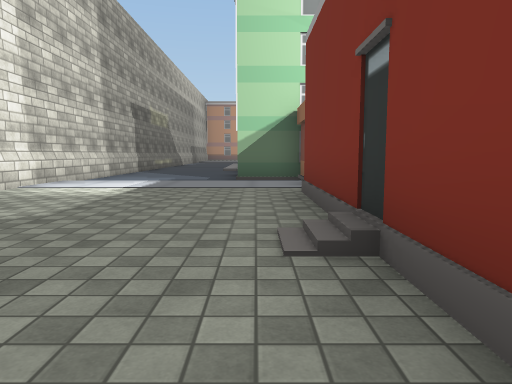
[1] (above)

24 first-person views from a walk through a 3-D level made in the Unity game engine. The camera is 1.2 m above the floor, tilts 6° down and sees 70° across. The floor is counted in squares, 2 m on a side. Each view is taken from the middle of a square. On the plan, view 1 faces up. The plan holds only what a view shows up to about 10 squares ahead; the rest is blank. The place goes on beyond the plan. The player is left out. Some animated figures are not drawn. Some surface patterns are stand-ins.

[2]
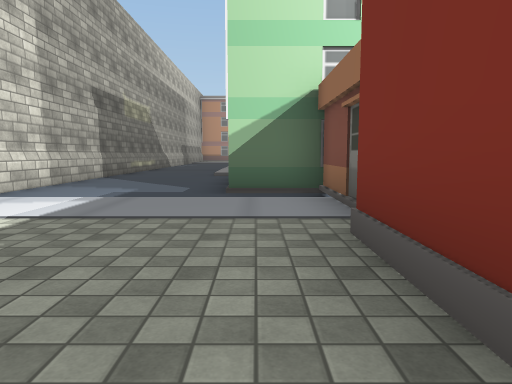

[3]
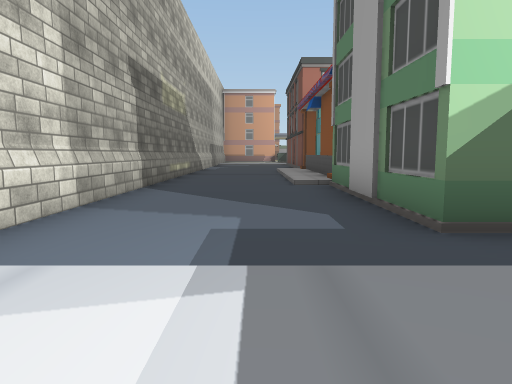

[4]
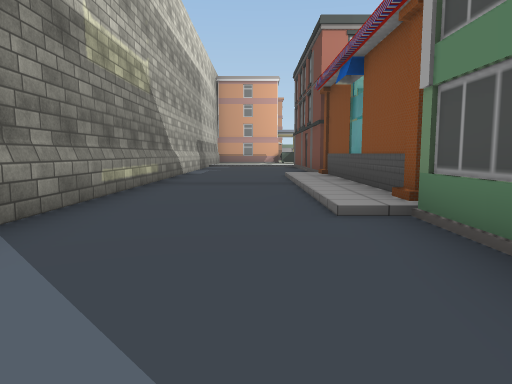

[5]
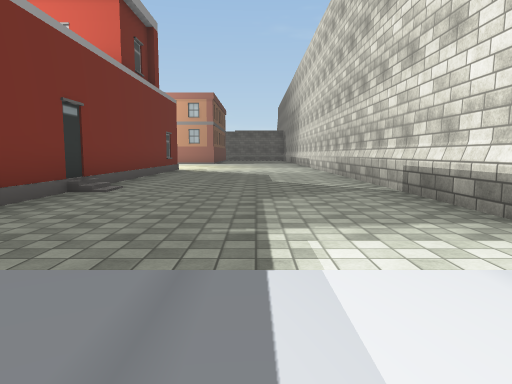

[6]
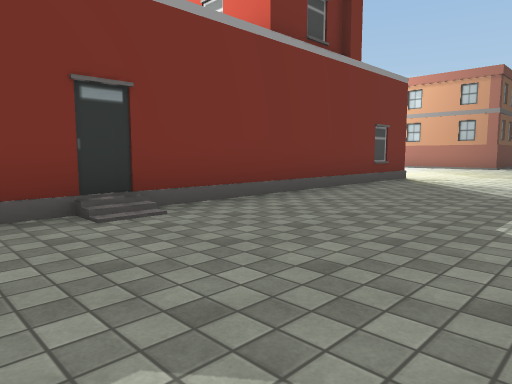

[7]
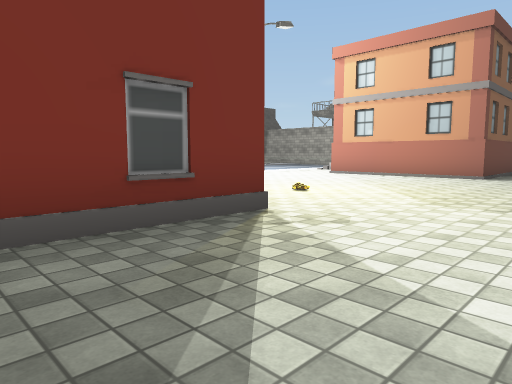

[8]
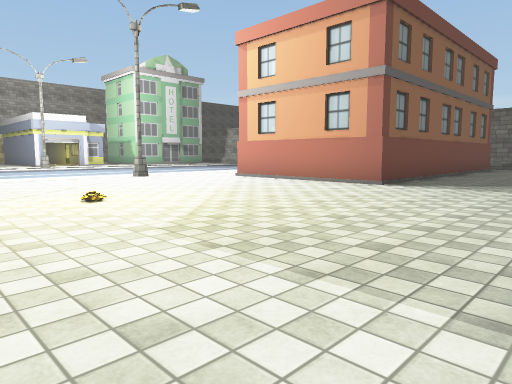

[9]
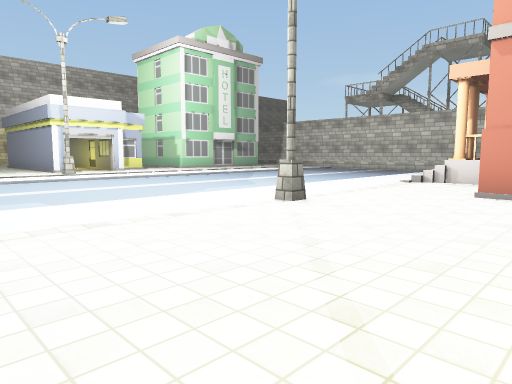

[10]
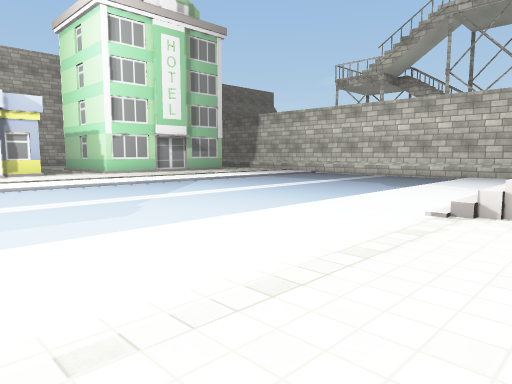

[11]
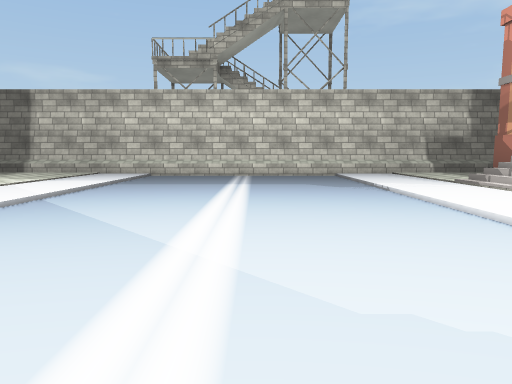

[12]
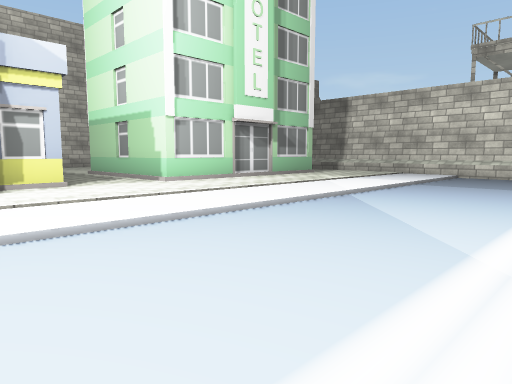

[13]
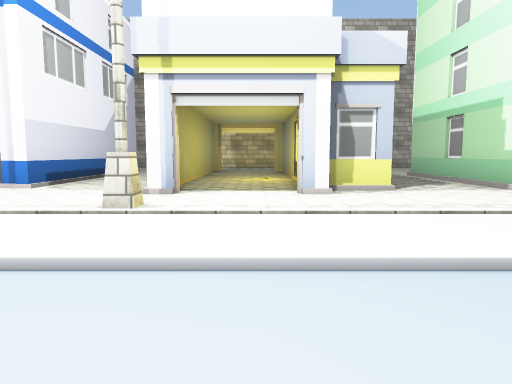

[14]
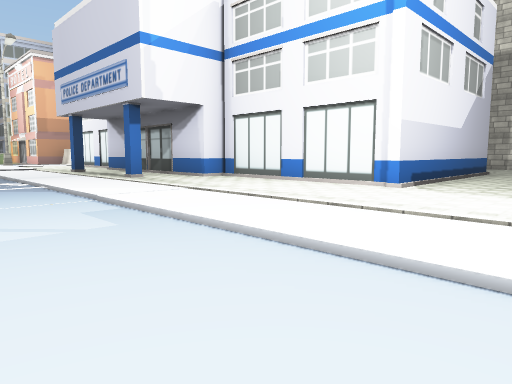

[15]
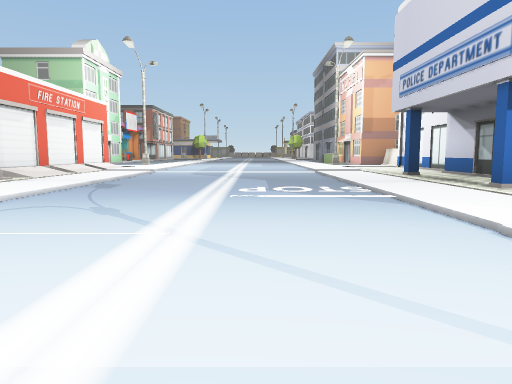

[16]
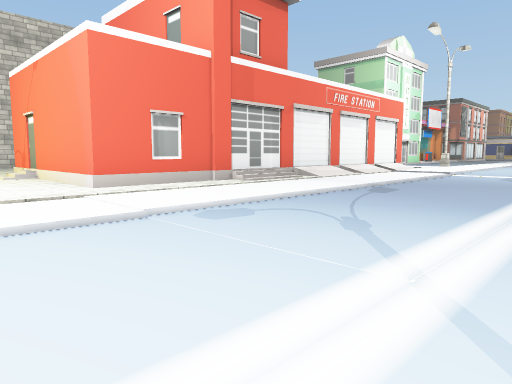

[17]
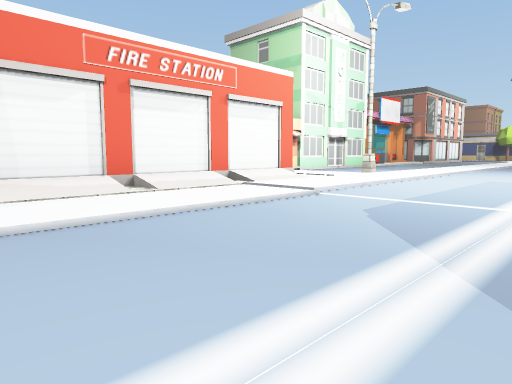

[18]
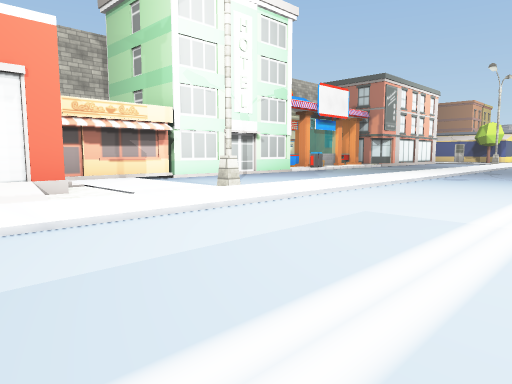

[19]
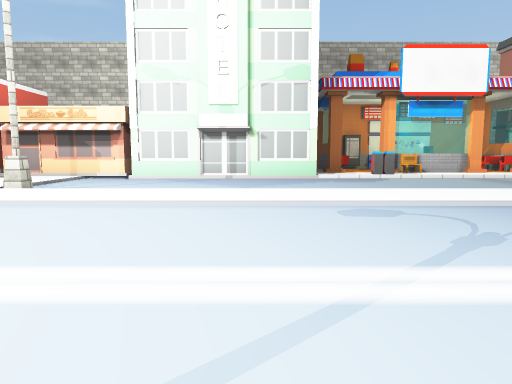

[20]
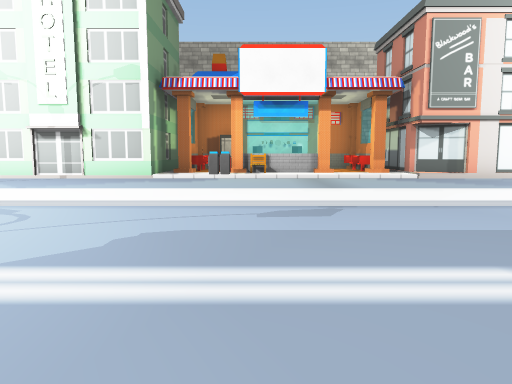

[21]
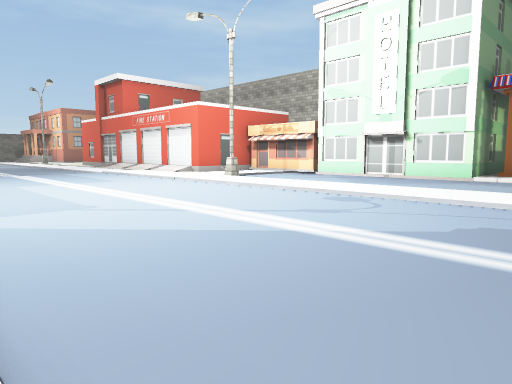

[22]
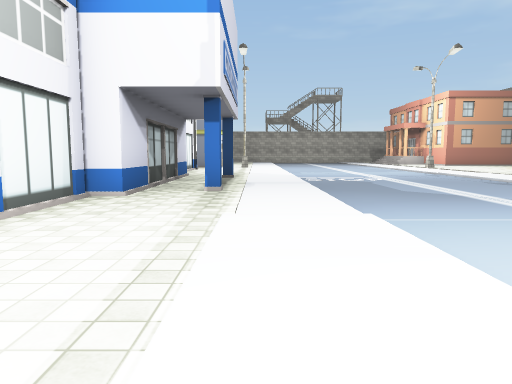

[23]
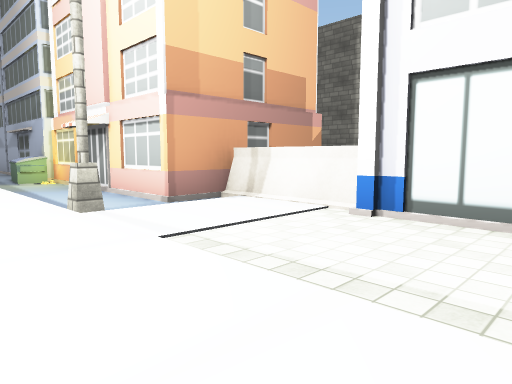

[24]
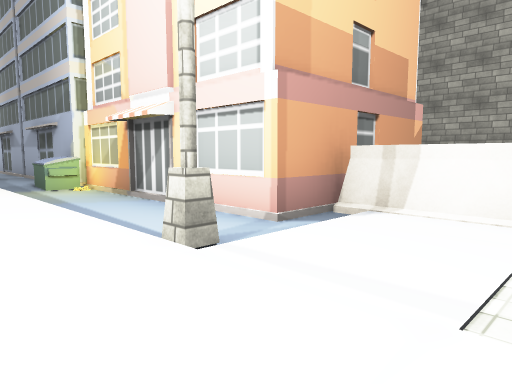

### Floor plan
Key: @ floor where view 1 was taken; # wall or solid block; . main floor; - floor 0.25 m lower than the main floor; / step, stairs or slope; = window, fence, low wall or low ledge; B building; S sign; C chair; U dumpster; O other object.
Columns run from 4 left of view 1 to 22 right of it. Each row starts with its distance up from view 1.
 21        B..
 20 #../# #/....
 19 #../###/..../
 18 #../###/..../..    .#
 17 #...S =/..../...   .#
 16 #../  C/..../..../ .#
 15 #../  #O..../..../ .#
 14 #../# #/..../..../ U#
 13 #...B ##..../..../.UB
 12 #...#  #..../.... ..#
 11 #...#  #..../.... ..#
 10 #...#  #..../.... ..#
  9 #...####..../..../..###
  8 #////# B//#./..../#//#
  7 #....###/.../... /...#
  6 #....###/.../... /...#
  5 #....#   #///..../...#
  4 #....#   #///..../...#
  3 #....#   #///----/...#
  2 #....#   #///----/...#
  1 #....#   #///----/.B##
  0 #...@#   #///----/..#
 -1 #....#   #///----/..#
 -2 #....#   #///--../..#
 -3   ...#   #../--....B##
 -4   ...B   #../----/...#
 -5  ....#####../----/...#
 -6  .........../----/...#
 -7  .....O...../----/...#
 -8  .........../----/.......
 -9   ........../----/......
-10   ........#./----/#.######B
-11   ........../----/....O...
-12   ...####.../----/..B ####
-13   ...    .../----/...
-14    ..    B///----/.......
-15    ..    B //----/..B###.
-16    ..     ///----/..##
-17          B///----/..#
-18           ../----/..#
-19         #.../----/..#
-20         ..../----/...
-21         ///########//

Positions as (right, up) in squares from view 1, and headings:
1: (0, 0), facing up
2: (0, 3), facing up
3: (-2, 6), facing up
4: (-2, 10), facing up
5: (-2, 8), facing down
6: (-3, 4), facing down-right
7: (-2, -2), facing down-right
8: (-3, -5), facing down-right
9: (3, -6), facing down-right
10: (5, -10), facing down-right
11: (10, -11), facing down
12: (10, -11), facing down-right
13: (11, -11), facing right
14: (11, -10), facing up-right
15: (11, -8), facing up
16: (11, -7), facing up-left
17: (11, -1), facing up-left
18: (11, 4), facing up-left
19: (12, 12), facing left
20: (12, 16), facing left
21: (13, 16), facing down-left
22: (14, 7), facing down
23: (13, 4), facing up-right
24: (13, 6), facing up-right
